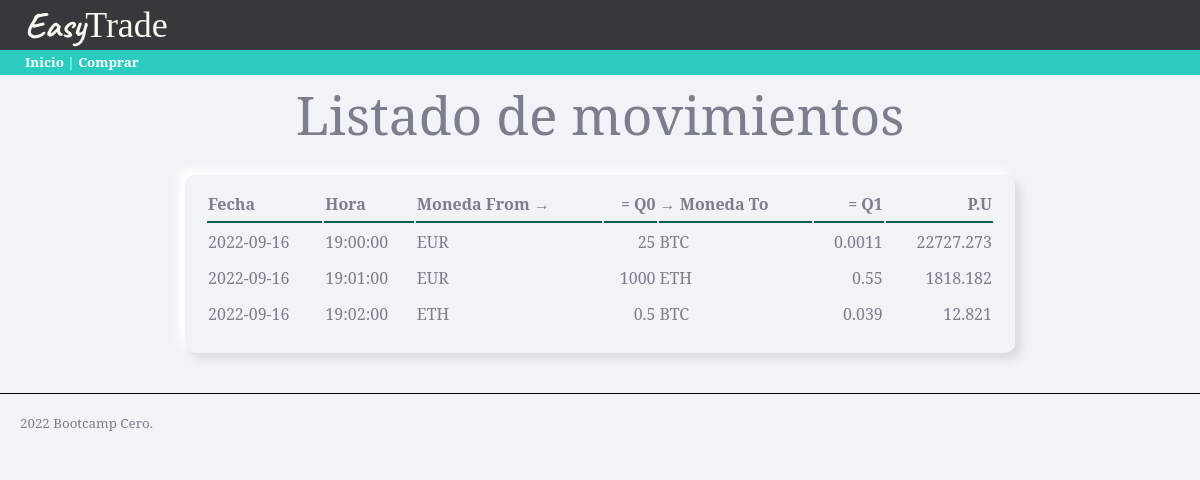
Before: / with the older database file.
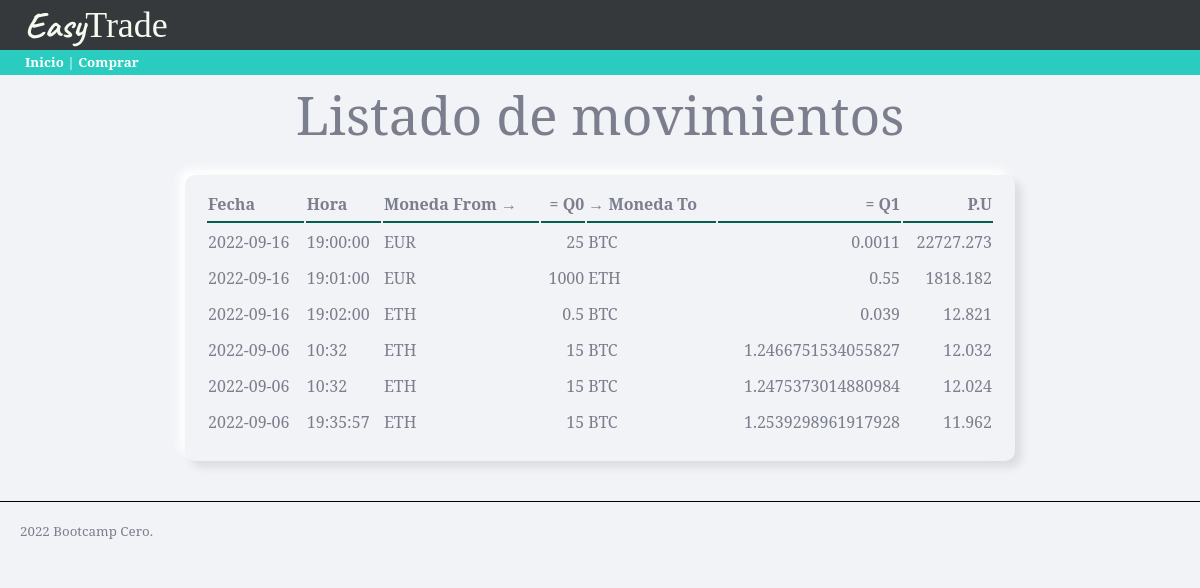
After: the same page with the newer database file.
### tables this page shows
CREATE TABLE "movimientos" (
	"id"	INTEGER NOT NULL,
	"fecha"	TEXT NOT NULL,
	"hora"	TEXT NOT NULL,
	"moneda_from"	TEXT NOT NULL DEFAULT 'EUR',
	"cantidad_from"	NUMERIC NOT NULL,
	"moneda_to"	REAL NOT NULL,
	"cantidad_to"	REAL NOT NULL,
	PRIMARY KEY("id" AUTOINCREMENT)
);

### trader/views.py (the view)
@app.route('/')
def movimientos():
    db = DBManager(RUTA)
    movimientos = db.consultaSQL('SELECT * FROM movimientos')
    return render_template('inicio.html', movs=movimientos)

### trader/models.py (called while the page is built)
    def consultaSQL(self, consulta):
        conexion = sqlite3.connect(self.ruta)
        cursor = conexion.cursor()
        cursor.execute(consulta)
        self.movimientos = []
        nombres_columna = []
        for desc_columna in cursor.description:
            nombres_columna.append(desc_columna[0])
        datos = cursor.fetchall()
        for dato in datos:
            movimiento = {}
            indice = 0
            for nombre in nombres_columna:
                movimiento[nombre] = dato[indice]
                indice += 1
            self.movimientos.append(movimiento)
        conexion.close()
        return self.movimientos

### trader/templates/inicio.html (shortened to what this page needs)
{% extends "base.html" %}
{% block page_title %}
Listado de movimientos
{% endblock %}
{% block contenido %}
{{ super() }}
<table class="paper">
  <tr>
    <th class="titulo-tabla">Fecha</th>
    <th class="titulo-tabla">Hora</th>
    <th class="titulo-tabla">Moneda From →</th>
    <th class="titulo-tabla numero">= Q0</th>
    <th class="titulo-tabla">→ Moneda To</th>
    <th class="titulo-tabla numero">= Q1</th>
    <th class="titulo-tabla numero">P.U</th>
  </tr>
  {% if movs %}
  {% for mov in movs %}
  <tr>
    <td>
      {% if mov.fecha %}
        {{ mov.fecha }}
      {% else %}
        ---
      {% endif %}
    </td>
    <td>
      {% if mov.hora %}
        {{ mov.hora }}
      {% else %}
        ---
      {% endif %}
    </td>
    <td> {{ mov.moneda_from }} </td>
    <td class="numero">{{ mov.cantidad_from }}</td>
    <td> {{ mov.moneda_to }} </td>
    <td class="numero">{{ mov.cantidad_to }}</td>
    <td class="numero"> {{ (mov.cantidad_from / mov.cantidad_to)|round(3, 'common') }} </td>
  </tr>
  {% endfor %}
  {% else %}
  <tr>
    <td colspan="4" class="lista-vacia">No hay movimientos que mostrar</td>
  </tr>
  {% endif %}
</table>
{% endblock %}

### trader/templates/base.html (shortened to what this page needs)
<!DOCTYPE html>
<html lang="en">
<head>
  <link rel="stylesheet" href="../static/css/skeuos.css">
  <link rel="stylesheet" href="../static/css/styles.css">
  <link rel="stylesheet" href="../static/css/navbar.css">
  <link rel="stylesheet" href="../static/css/header.css">
  <link rel="stylesheet" href="../static/css/reset.css">
  <link rel="stylesheet" href="../static/css/compra.css">
  <link rel="stylesheet" href="../static/css/inicio.css">
</head>
<body>
  {% include 'components/header.html' %}
  {% include 'components/navbar.html' %}
  <main>
    {% block contenido %}
    <h1>{% block page_title %}{% endblock %}</h1>
    {% endblock%}
  </main>
  {% include 'components/footer.html'%}
</body>
</html>

### trader/templates/components/header.html
<header class="header">
  <h4>
    <span class="logo">Easy</span>Trade
  </h4>
</header>

### trader/templates/components/navbar.html
<nav class="main-menu">
  <a href="/">Inicio</a> | <a href="/comprar">Comprar</a>
</nav>

### trader/templates/components/footer.html
<footer class="pie-de-pagina">2022 Bootcamp Cero.</footer>

### trader/static/css/skeuos.css (style rules this page uses)
:root { --bg-color: #f2f3f7; --fg-color: #7b7e8c; --red: #E43030; --green: #19A187; --blue: #367bf0; --dark-blue: #265AB1; --maroon: #B8174C; --purple: #8C42AB; }
* { box-sizing: border-box; outline: none; -webkit-touch-callout: none; -webkit-appearance: none; -webkit-tap-highlight-color: transparent !important; -webkit-tap-highlight-color: rgba(0, 0, 0, 0) !important; -webkit-touch-callout: none; font-family: 'Noto Serif','Roboto', sans-serif; letter-spacing: 0; }
html, body { background-color: #f2f3f7; color: #7b7e8c; margin: 0; padding: 0; font-size: 10pt; height: 100%; cursor: default; user-select: none; -webkit-user-select: none; -khtml-user-select: none; -moz-user-select: none; -ms-user-select: none; }
.with-shadow, .outset, button, .checktext input + span, .blue-button, .checktext input:checked + span, button.blue-button, .green-button, button.green-button, .green-button.blue-button, .red-button, button.red-button, .red-button.blue-button, .red-button.green-button, input[type="button"], input[type="submit"], input[type="reset"], select, input[type="text"]:not(select):focus, input[type="search"]:not(select):focus, input[type="tel"]:not(select):focus, input[type="url"]:not(select):focus, input[type="email"]:not(select):focus, input[type="password"]:not(select):focus, input[type="date"]:not(select):focus, input[type="month"]:not(select):focus, input[type="week"]:not(select):focus, input[type="time"]:not(select):focus, input[type="number"]:not(select):focus, input[type="color"]:not(select):focus, select:not(select):focus, textarea:not(select):focus, .paper { box-shadow: 6px 6px 10px rgba(0, 0, 0, 0.1), -6px -6px 10px white; }
.outset, button, .checktext input + span, .blue-button, .checktext input:checked + span, button.blue-button, .green-button, button.green-button, .green-button.blue-button, .red-button, button.red-button, .red-button.blue-button, .red-button.green-button, input[type="button"], input[type="submit"], input[type="reset"], select, input[type="text"]:not(select):focus, input[type="search"]:not(select):focus, input[type="tel"]:not(select):focus, input[type="url"]:not(select):focus, input[type="email"]:not(select):focus, input[type="password"]:not(select):focus, input[type="date"]:not(select):focus, input[type="month"]:not(select):focus, input[type="week"]:not(select):focus, input[type="time"]:not(select):focus, input[type="number"]:not(select):focus, input[type="color"]:not(select):focus, select:not(select):focus, textarea:not(select):focus, .paper { border-radius: 10px; background: #f2f3f7; }
.paper { padding: 10px 20px 20px; margin-top: 20px; min-height: 100px; font-size: 1.2em; background: #f2f3f7; }
section, article, .section, .article, .paper { line-height: 2em; word-wrap: break-word; word-break: normal; line-height: 2em; }
a, a:link, a:visited, a:hover a:active { cursor: pointer; font-weight: bold; color: #367bf0; font-weight: bold; text-decoration: none; }
h1, h2, h3, h4, h5, h6 { line-height: 1.5em; }
h1 { font-size: 4em; font-weight: lighter; margin: .7em 0; }
h4 { font-size: 2em; font-weight: lighter; margin: 1em 0; }

### trader/static/css/styles.css (style rules this page uses)
main { display: flex; max-width: 1200px; margin:auto; padding: 0 20px; flex-wrap: wrap; justify-content: center; }
h1 { margin: 0 200px ; }
.pie-de-pagina { margin-top: 40px; padding: 20px; border-top: solid 1px #000; }

### trader/static/css/navbar.css (style rules this page uses)
nav { background-color: #2accbf; color: white; height: 25px; line-height: 25px; padding-left: 25px; }
nav.main-menu a { color: white; }

### trader/static/css/header.css (style rules this page uses)
header { position: relative; background-color: #35393c; color: #f5fbef; height: 50px; font-size: large; line-height: 54px; padding-left: 25px; top: 0; left: 0; }
header > h4 { position: absolute; margin: 0; font-family: 'Times New Roman', Times, serif; line-height: 50px; }
span.logo { position: relative; display: inline-block; font-family: 'Caveat',cursive; font-weight: 700; }

### trader/static/css/inicio.css (style rules this page uses)
table.paper { width: 100%; max-width: 830px; justify-content: center; }
.titulo-tabla { border-bottom: #075e4e 2px solid; text-align: left; }
.numero { text-align: right; }

Changed rows visible on the page:
added movimientos: fecha "2022-09-06", hora "10:32", moneda_from "ETH", cantidad_from "15", moneda_to "BTC", cantidad_to "1.2466751534055827", (mov.cantidad_from/mov.cantidad_to)|round(3,'common') "12.032"
added movimientos: fecha "2022-09-06", hora "10:32", moneda_from "ETH", cantidad_from "15", moneda_to "BTC", cantidad_to "1.2475373014880984", (mov.cantidad_from/mov.cantidad_to)|round(3,'common') "12.024"
added movimientos: fecha "2022-09-06", hora "19:35:57", moneda_from "ETH", cantidad_from "15", moneda_to "BTC", cantidad_to "1.2539298961917928", (mov.cantidad_from/mov.cantidad_to)|round(3,'common') "11.962"
